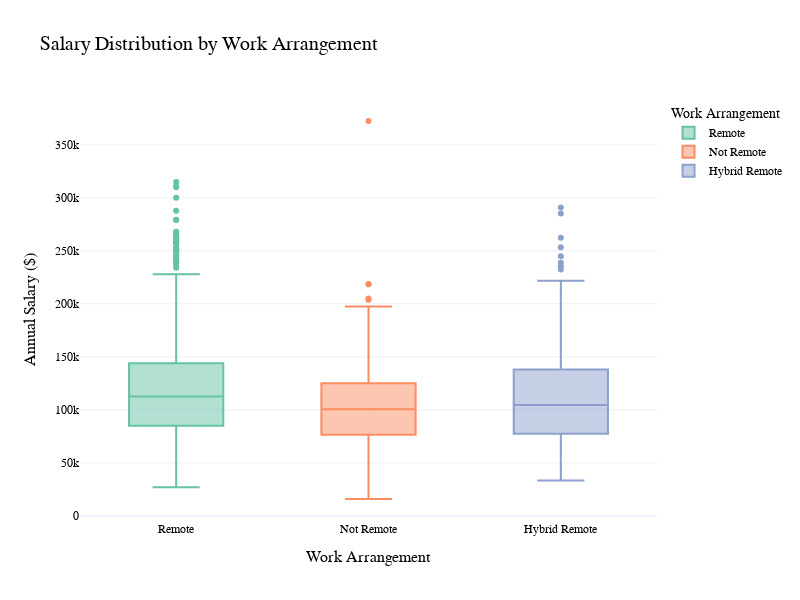

The cell this chart's notebook holds for it:
### Markdown cell above
### Code block for eda.qmd: 
#### 5.1.1 Salary by Remote Work Type

### Code cell
# 5.1.1 Visual - Compensation
import plotly.express as px
import pandas as pd

values_to_exclude = ['Unknown', '[None]']
df_filtered = df[~df['REMOTE_TYPE_NAME'].isin(values_to_exclude)]

fig1 = px.box(
    df_filtered,
    x="REMOTE_TYPE_NAME",
    y="SALARY",
    title="Salary Distribution by Work Arrangement",
    labels={"REMOTE_TYPE_NAME": "Work Arrangement", "SALARY": "Annual Salary ($)"},
    width=800,
    height=600,
    color="REMOTE_TYPE_NAME",                         
    color_discrete_sequence=px.colors.qualitative.Set2
)

fig1.update_layout(
    font=dict(
        family="Arial",
        size=12,         
        color="black"
    ),
    title=dict(
        font=dict(size=20)  
    ),
    xaxis=dict(
        title=dict(font=dict(size=16)),  
        tickfont=dict(size=12)           
    ),
    yaxis=dict(
        title=dict(font=dict(size=16)),  
        tickfont=dict(size=12)           
    )
)
fig1.show()
fig1.write_image("figures/salary_by_work_arrangement.png", scale=2)

### Figure 1 — Plotly figure (JSON) as saved in the notebook; plotly's stock layout.template omitted (floating-point values rounded to 4 significant figures; data arrays with more than 128 entries replaced by an {"elided": "..."} marker saying what was removed)
{"data": [{"alignmentgroup": "True", "hovertemplate": "Work Arrangement=%{x}<br>Annual Salary ($)=%{y}<extra></extra>", "legendgroup": "Remote", "marker": {"color": "rgb(102,194,165)"}, "name": "Remote", "notched": false, "offsetgroup": "Remote", "orientation": "v", "showlegend": true, "type": "box", "x": {"elided": "8164 str values"}, "x0": " ", "xaxis": "x", "y": {"elided": "8164 float values"}, "y0": " ", "yaxis": "y"}, {"alignmentgroup": "True", "hovertemplate": "Work Arrangement=%{x}<br>Annual Salary ($)=%{y}<extra></extra>", "legendgroup": "Not Remote", "marker": {"color": "rgb(252,141,98)"}, "name": "Not Remote", "notched": false, "offsetgroup": "Not Remote", "orientation": "v", "showlegend": true, "type": "box", "x": {"elided": "1029 str values"}, "x0": " ", "xaxis": "x", "y": {"elided": "1029 float values"}, "y0": " ", "yaxis": "y"}, {"alignmentgroup": "True", "hovertemplate": "Work Arrangement=%{x}<br>Annual Salary ($)=%{y}<extra></extra>", "legendgroup": "Hybrid Remote", "marker": {"color": "rgb(141,160,203)"}, "name": "Hybrid Remote", "notched": false, "offsetgroup": "Hybrid Remote", "orientation": "v", "showlegend": true, "type": "box", "x": {"elided": "1847 str values"}, "x0": " ", "xaxis": "x", "y": {"elided": "1847 float values"}, "y0": " ", "yaxis": "y"}], "layout": {"boxmode": "overlay", "font": {"color": "black", "family": "Arial", "size": 12}, "height": 600, "legend": {"title": {"text": "Work Arrangement"}, "tracegroupgap": 0}, "title": {"font": {"size": 20}, "text": "Salary Distribution by Work Arrangement"}, "width": 800, "xaxis": {"anchor": "y", "categoryarray": ["Remote", "Not Remote", "Hybrid Remote"], "categoryorder": "array", "domain": [0, 1], "tickfont": {"size": 12}, "title": {"font": {"size": 16}, "text": "Work Arrangement"}}, "yaxis": {"anchor": "x", "domain": [0, 1], "tickfont": {"size": 12}, "title": {"font": {"size": 16}, "text": "Annual Salary ($)"}}}}
